Frame 1 (no input): blank canvas, image omitted
Frame 60 (the mouse pressed at the canvas centre just before this capture): blank canvas, image omitted
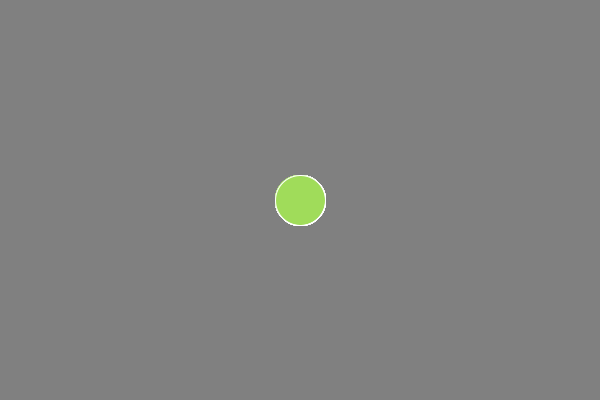
Frame 120 (the mouse held since frame 60 and released just before this capture)

The Processing sketch whose frames 1 and 60 were blank and that drew this single picture after the mouse press (run headless with seeded random() and noise(); from frame 60 on, the mouse is pressed at the canvas centre):

// Processing sketch: tutorial_3
// ── tutorial_3.pde
void setup() {
  size(600,400);
  background(128);
}

void draw() {
  stroke(255, 255, 255);
  fill(160, 220, 90);
  
  if (mousePressed) {
    ellipse(mouseX, mouseY, 50, 50);
  }
}
